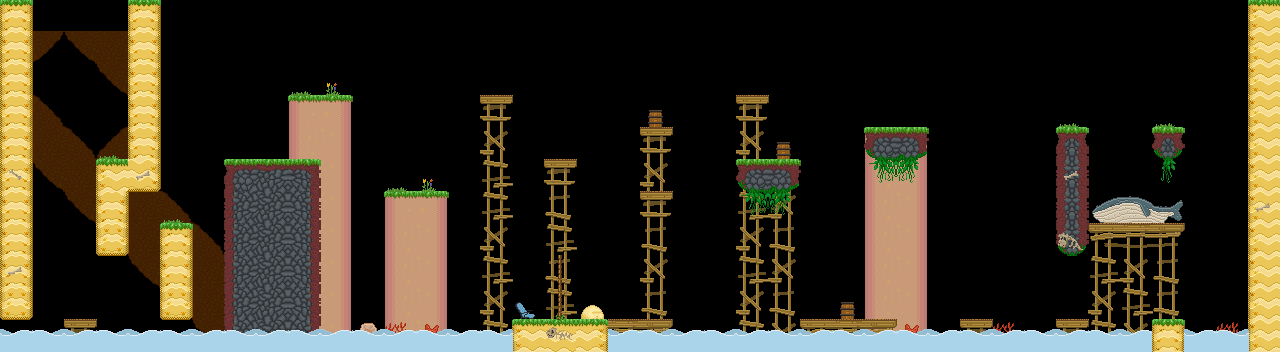

Rendered tile map (Tiled .tmx) drawn with the repository's tilesets; below, a short description and the map source with its tile grids summarised:
An orthogonal 40x11 tile map with 32x32 px tiles, 4 tile layers (background, main, foreground, hidden), 5 tilesets and 82 objects (36x spike, 15x veggie, bouncing_wall, start, goal, ...).

<map version="1.5" tiledversion="1.7.2" orientation="orthogonal" renderorder="right-down" width="40" height="11" tilewidth="32" tileheight="32" infinite="0" nextlayerid="11" nextobjectid="83">
 <properties>
  <property name="hints" value="" />
  <property name="time_to_beat" value="15.30" />
 </properties>
 <tileset firstgid="1" name="grass_level" tilewidth="32" tileheight="32" tilecount="153" columns="17">
  <image source="../../sprites/tilesets/34tile.png" width="544" height="306" />
 </tileset>
 <tileset firstgid="154" name="object_tilemap_32" tilewidth="32" tileheight="32" tilecount="25" columns="5">
  <image source="../../sprites/tilesets/object_tilemap_32.png" width="160" height="160" />
  <tile id="0">
   <properties>
    <property name="item_no" value="5" />
    <property name="type" value="costume_head" />
   </properties>
  </tile>
  <tile id="1">
   <properties>
    <property name="spawn" value="spawn" />
   </properties>
  </tile>
  <tile id="2">
   <properties>
    <property name="goal" value="goal" />
   </properties>
  </tile>
  <tile id="3">
   <properties>
    <property name="name" value="pig" />
   </properties>
  </tile>
  <tile id="4">
   <properties>
    <property name="direction" value="left" />
    <property name="name" value="walking_enemy" />
   </properties>
  </tile>
 </tileset>
 <tileset firstgid="179" name="object_tilemap_16" tilewidth="16" tileheight="16" tilecount="12" columns="4">
  <image source="../../sprites/tilesets/object_tilemap_16.png" width="64" height="48" />
 </tileset>
 <tileset firstgid="191" name="treetops_big_96" tilewidth="96" tileheight="64" tilecount="2" columns="2">
  <image source="../../sprites/objects/scenery/treetops_big_96.png" trans="ff00ff" width="192" height="64" />
 </tileset>
 <tileset firstgid="193" name="34tile_beach_temp" tilewidth="33" tileheight="33" spacing="1" margin="1" tilecount="189" columns="21">
  <image source="../../sprites/tilesets/34tile_beach_temp.png" width="714" height="306" />
 </tileset>
 <layer id="1" name="background" width="40" height="11">
  <properties>
   <property name="background" value="background" />
  </properties>
  <data>[440 cells, 262 non-empty, 21 distinct tile ids]</data>
 </layer>
 <layer id="2" name="main" width="40" height="11">
  <data>[440 cells, 353 non-empty, 38 distinct tile ids]</data>
 </layer>
 <layer id="3" name="foreground" width="40" height="11">
  <properties>
   <property name="foreground" value="foreground" />
  </properties>
  <data>[440 cells, 281 non-empty, 13 distinct tile ids]</data>
 </layer>
 <layer id="4" name="hidden" width="40" height="11">
  <data>[440 cells, 15 non-empty, 6 distinct tile ids]</data>
 </layer>
 <objectgroup color="#e70000" id="5" name="hard-blocks">
  <object id="1" x="1056" y="128" width="32" height="128" />
  <object id="2" x="1152" y="128" width="32" height="32" />
  <object id="3" x="736" y="160" width="64" height="32" />
  <object id="4" x="224" y="160" width="96" height="32" />
  <object id="5" x="224" y="256" width="96" height="96" />
  <object id="6" x="864" y="128" width="64" height="32" />
 </objectgroup>
 <objectgroup color="#0055ff" id="6" name="soft-blocks">
  <object id="7" x="608" y="320" width="64" height="32" />
  <object id="8" x="800" y="320" width="96" height="32" />
  <object id="9" x="960" y="320" width="32" height="32" />
  <object id="10" x="1056" y="320" width="32" height="32" />
  <object id="11" x="1088" y="224" width="96" height="32" />
  <object id="12" x="1152" y="320" width="32" height="32" />
  <object id="13" x="736" y="96" width="32" height="32" />
  <object id="14" x="640" y="128" width="32" height="32" />
  <object id="15" x="640" y="192" width="32" height="32" />
  <object id="16" x="544" y="160" width="32" height="32" />
  <object id="17" x="480" y="96" width="32" height="32" />
  <object id="18" x="288" y="96" width="64" height="32" />
  <object id="19" x="384" y="192" width="64" height="32" />
  <object id="20" x="64" y="320" width="32" height="32" />
 </objectgroup>
 <objectgroup id="7" name="objects-32px">
  <object id="21" name="bouncing_wall" gid="160" x="1024" y="256" width="32" height="32">
   <properties>
    <property name="direction" value="left" />
   </properties>
  </object>
  <object id="22" name="start" gid="155" x="544" y="320" width="32" height="32">
   <properties>
    <property name="direction" value="right" />
    <property name="health" value="60" />
   </properties>
  </object>
  <object id="23" name="goal" gid="156" x="64" y="96" width="32" height="32" />
  <object id="24" name="veggie" gid="190" x="1159" y="308" width="16" height="16" />
  <object id="25" name="veggie" gid="190" x="1062" y="309" width="16" height="16" />
  <object id="26" name="veggie" gid="190" x="1158" y="217" width="16" height="16" />
  <object id="27" name="veggie" gid="190" x="1096" y="215" width="16" height="16" />
  <object id="28" name="veggie" gid="190" x="1160" y="119" width="16" height="16" />
  <object id="29" name="veggie" gid="190" x="1064" y="120" width="16" height="16" />
  <object id="30" name="veggie" gid="190" x="870" y="119" width="16" height="16" />
  <object id="31" name="veggie" gid="190" x="649" y="188" width="16" height="16" />
  <object id="32" name="veggie" gid="190" x="553" y="153" width="16" height="16" />
  <object id="33" name="veggie" gid="190" x="488" y="89" width="16" height="16" />
  <object id="34" name="veggie" gid="190" x="312" y="90" width="16" height="16" />
  <object id="35" name="veggie" gid="190" x="71" y="313" width="16" height="16" />
  <object id="36" name="veggie" gid="190" x="162" y="213" width="16" height="16" />
  <object id="37" name="chest" gid="154" x="256" y="256" width="32" height="32">
   <properties>
    <property name="item_no" value="3" />
    <property name="type" value="costume_leg" />
   </properties>
  </object>
 </objectgroup>
 <objectgroup id="8" name="objects-16px">
  <object id="38" name="veggie" gid="190" x="808" y="312" width="16" height="16" />
  <object id="39" name="spike" gid="186" x="145" y="326" width="16" height="16" />
  <object id="40" name="spike" gid="186" x="33" y="348" width="16" height="16" />
  <object id="41" name="spike" gid="186" x="108" y="352" width="16" height="16" />
  <object id="42" name="spike" gid="186" x="137" y="352" width="16" height="16" />
  <object id="43" name="spike" gid="186" x="328" y="352" width="16" height="16" />
  <object id="44" name="spike" gid="186" x="363" y="351" width="16" height="16" />
  <object id="45" name="spike" gid="186" x="400" y="351" width="16" height="16" />
  <object id="46" name="spike" gid="186" x="438" y="353" width="16" height="16" />
  <object id="47" name="spike" gid="186" x="480" y="353" width="16" height="16" />
  <object id="48" name="spike" gid="186" x="690" y="352" width="16" height="16" />
  <object id="49" name="spike" gid="186" x="725" y="353" width="16" height="16" />
  <object id="50" name="spike" gid="186" x="757" y="351" width="16" height="16" />
  <object id="51" name="spike" gid="186" x="798" y="354" width="16" height="16" />
  <object id="52" name="spike" gid="186" x="908" y="354" width="16" height="16" />
  <object id="53" name="spike" gid="186" x="938" y="351" width="16" height="16" />
  <object id="54" name="spike" gid="186" x="1005" y="352" width="16" height="16" />
  <object id="55" name="spike" gid="186" x="1031" y="354" width="16" height="16" />
  <object id="56" name="spike" gid="186" x="1096" y="353" width="16" height="16" />
  <object id="57" name="spike" gid="186" x="1126" y="353" width="16" height="16" />
  </objectgroup>
 <objectgroup id="9" name="treetop_big" />
 <objectgroup color="#00aa00" id="10" name="sand-blocks">
  <!-- 6 objects omitted --></objectgroup>
</map>
<!-- 25 of 82 objects omitted -->
